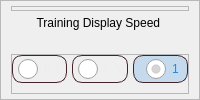
                   <widget class="QFrame" name="frame_training_display_speed">
                    <property name="sizePolicy">
                     <sizepolicy hsizetype="Preferred" vsizetype="Fixed">
                      <horstretch>0</horstretch>
                      <verstretch>0</verstretch>
                     </sizepolicy>
                    </property>
                    <property name="styleSheet">
                     <string notr="true">#frame_training_display_speed{
background-color: rgba(0,0,0,50);
border-radius: 25px;
}

QRadioButton{
	color: rgba(234,234,234,0.5);
	font: 12pt &quot;Forte&quot;;
	border-radius:10px;
	border: 1px solid rgba(68,36,43,255);
	padding: 3px;
}

/* When the radio button is checked, underline the text */
QRadioButton:checked {
color: rgba(32,139,228,255);
background-color: rgba(32,139,228,0.2);
}
QRadioButton::indicator {
    width: 20px;  /* Adjust the size */
    height: 20px;
}

/* Custom unchecked state */
QRadioButton::indicator:unchecked {
    image: url(:/cards/close_card.png); /* Replace with your custom image */
}

/* Custom checked state */
QRadioButton::indicator:checked {
    image: url(:/icons/draw.png); /* Replace with your custom image */
}

QSpinBox{
	color: rgba(234,234,234,0.5);

}
QSpinBox::up-button, QSpinBox::down-button {
    width: 0px;
    height: 0px;
    border: none;
}



</string>
                    </property>
                    <property name="frameShape">
                     <enum>QFrame::Shape::StyledPanel</enum>
                    </property>
                    <property name="frameShadow">
                     <enum>QFrame::Shadow::Raised</enum>
                    </property>
                    <layout class="QVBoxLayout" name="verticalLayout_33">
                     <property name="spacing">
                      <number>5</number>
                     </property>
                     <property name="leftMargin">
                      <number>10</number>
                     </property>
                     <property name="topMargin">
                      <number>5</number>
                     </property>
                     <property name="rightMargin">
                      <number>10</number>
                     </property>
                     <property name="bottomMargin">
                      <number>5</number>
                     </property>
                     <item>
                      <widget class="QFrame" name="frame_training_episode_2">
                       <property name="frameShape">
                        <enum>QFrame::Shape::StyledPanel</enum>
                       </property>
                       <property name="frameShadow">
                        <enum>QFrame::Shadow::Raised</enum>
                       </property>
                       <layout class="QHBoxLayout" name="horizontalLayout_15">
                        <property name="spacing">
                         <number>5</number>
                        </property>
                        <property name="leftMargin">
                         <number>0</number>
                        </property>
                        <property name="topMargin">
                         <number>0</number>
                        </property>
                        <property name="rightMargin">
                         <number>0</number>
                        </property>
                        <property name="bottomMargin">
                         <number>0</number>
                        </property>
                       </layout>
                      </widget>
                     </item>
                     <item>
                      <widget class="QLabel" name="label_4">
                       <property name="sizePolicy">
                        <sizepolicy hsizetype="Preferred" vsizetype="Preferred">
                         <horstretch>0</horstretch>
                         <verstretch>0</verstretch>
                        </sizepolicy>
                       </property>
                       <property name="styleSheet">
                        <string notr="true">font: 700 12pt &quot;Arial&quot;;</string>
                       </property>
                       <property name="text">
                        <string>Training Display Speed </string>
                       </property>
                       <property name="alignment">
                        <set>Qt::AlignmentFlag::AlignCenter</set>
                       </property>
                      </widget>
                     </item>
                     <item>
                      <widget class="QLabel" name="label_5">
                       <property name="styleSheet">
                        <string notr="true">font: 8pt &quot;Arial&quot;;
color: rgba(234,234,234,0.25);</string>
                       </property>
                       <property name="text">
                        <string>In seconds:</string>
                       </property>
                       <property name="wordWrap">
                        <bool>true</bool>
                       </property>
                      </widget>
                     </item>
                     <item>
                      <widget class="QFrame" name="frame_3">
                       <property name="frameShape">
                        <enum>QFrame::Shape::StyledPanel</enum>
                       </property>
                       <property name="frameShadow">
                        <enum>QFrame::Shadow::Raised</enum>
                       </property>
                       <layout class="QHBoxLayout" name="horizontalLayout_18">
                        <property name="spacing">
                         <number>5</number>
                        </property>
                        <property name="leftMargin">
                         <number>0</number>
                        </property>
                        <property name="topMargin">
                         <number>0</number>
                        </property>
                        <property name="rightMargin">
                         <number>0</number>
                        </property>
                        <property name="bottomMargin">
                         <number>10</number>
                        </property>
                        <item>
                         <widget class="QRadioButton" name="radioButton_training_speed_01">
                          <property name="sizePolicy">
                           <sizepolicy hsizetype="Preferred" vsizetype="Fixed">
                            <horstretch>0</horstretch>
                            <verstretch>0</verstretch>
                           </sizepolicy>
                          </property>
                          <property name="maximumSize">
                           <size>
                            <width>60</width>
                            <height>16777215</height>
                           </size>
                          </property>
                          <property name="cursor">
                           <cursorShape>PointingHandCursor</cursorShape>
                          </property>
                          <property name="styleSheet">
                           <string notr="true">padding-left:5px;</string>
                          </property>
                          <property name="text">
                           <string>0.1</string>
                          </property>
                         </widget>
                        </item>
                        <item>
                         <widget class="QRadioButton" name="radioButton_training_speed_05">
                          <property name="maximumSize">
                           <size>
                            <width>60</width>
                            <height>16777215</height>
                           </size>
                          </property>
                          <property name="cursor">
                           <cursorShape>PointingHandCursor</cursorShape>
                          </property>
                          <property name="styleSheet">
                           <string notr="true">padding-left:5px;</string>
                          </property>
                          <property name="text">
                           <string>0.5</string>
                          </property>
                         </widget>
                        </item>
                        <item>
                         <widget class="QRadioButton" name="radioButton_training_speed_1">
                          <property name="maximumSize">
                           <size>
                            <width>60</width>
                            <height>16777215</height>
                           </size>
                          </property>
                          <property name="cursor">
                           <cursorShape>PointingHandCursor</cursorShape>
                          </property>
                          <property name="styleSheet">
                           <string notr="true">padding-left:12px;</string>
                          </property>
                          <property name="text">
                           <string>1</string>
                          </property>
                          <property name="checked">
                           <bool>true</bool>
                          </property>
                         </widget>
                        </item>
                       </layout>
                      </widget>
                     </item>
                    </layout>
                   </widget>
